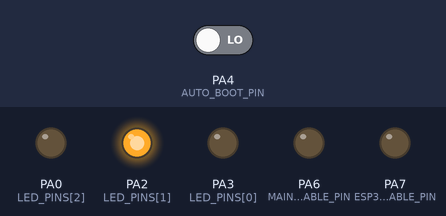
A program run on a simulated STM32 Blue Pill. Shown: output pins drawn as LEDs (lit = HIGH). Inputs (shaded band) come from the test bench; at power-on: PA4 (AUTO_BOOT_PIN) LOW. Pins used as bus, display or sensor lines are not drawn.

Above: at 1.2 s.
1.3 s: PA4 (AUTO_BOOT_PIN) driven HIGH
At 2.46 s:
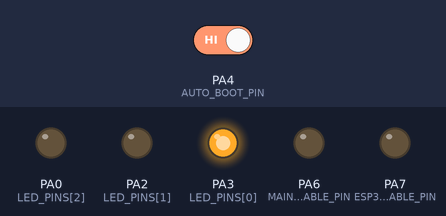
At 9.8 s:
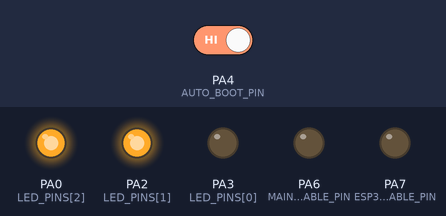
Timing chart, 0 to 13.3 s (numbered marks = the images above; inputs shaded):
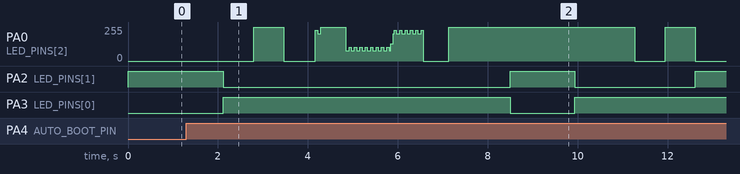

The program:

main.cpp
```cpp
// HW_REVISION
#define HW_REVISION 2

#include "Arduino.h"

#include "pin_mapping.h"
#include "led_gauge.h"

void setup()
{
  pinMode(POWER_ENABLE_PIN, OUTPUT);
  pinMode(ESP32_ENABLE_PIN, OUTPUT);
  pinMode(MAIN_OUT_ENABLE_PIN, OUTPUT);
  pinMode(PUSH_BUTTON_DETECT_PIN, INPUT);

  for (int i = 0; i < 2; i++)
    pinMode(BATT_TYPE_SELECTOR_PINS[i], INPUT_PULLUP);

  initLedGauge();

  // // Power up the board
  // set3V3RegState(true); //Keep 3.3V regulator enabled
  digitalWrite(POWER_ENABLE_PIN, HIGH);
}

void loop()
{
  if (digitalRead(AUTO_BOOT_PIN))
  {

    // Start up LED animation
    for (uint8_t i = 1; i <= 100; i++)
    {
      setLedGaugePercentage(i);
      delay(40);
    }
    for (uint8_t i = 100; i >= 1; i--)
    {
      setLedGaugePercentage(i);
      delay(40);
    }
    clearLeds();
    for (uint8_t i = 1; i <= 100; i++)
    {
      displaySingleLedBatteryLevel(i);
      delay(40);
    }
    for (uint8_t i = 100; i >= 1; i--)
    {
      displaySingleLedBatteryLevel(i);
      delay(40);
    }
    clearLeds();
  }
  else
  {
    setLedGaugePercentage(5);
  }
}
```

led_gauge.h
```cpp
/* LED gauge functions
 * Each LED can be set individually, with 5 PWM levels (0-4).
 *
 * There are multiple helper functions to light up a single LED, use the gauge as a floating point number display, etc.
 * Internally, the LED state is stored as a single unsigned long int. Each LED uses 4 bits.
 */

const uint8_t LED_PWM_MAX_VAL = 4;

volatile uint32_t _ledGaugeState; // LED state. Don't change directly ! Use the helper functions. Update should be atomic because the timer interrupt may trigger at any time.

HardwareTimer *_timer;

volatile uint8_t _currentLedIndex = 0;
volatile uint8_t _currentCycleIndex = 0; //For each LED there are LED_PWM_MAX_VAL cycles

void initLedGauge();
void clearLeds();
void setSingleLed(uint8_t index);
void setSingleLed(uint8_t index, uint8_t value);
void setLed(uint8_t index);
void setLed(uint8_t index, uint8_t value);
void setLedGaugePercentage(int value);
void displayBatteryLevel(int value);
void displaySingleLedBatteryLevel(int value);
void ledTimerInterrupt(void);

/** Initialize LED gauge display */
void initLedGauge()
{
  _ledGaugeState = 0;

  _timer = new HardwareTimer(TIM16);
  _timer->setOverflow(1000, HERTZ_FORMAT); // ~1ms
  _timer->attachInterrupt(ledTimerInterrupt);
  _timer->resume();

  // TimerHandleInit(&_timer, 1, (uint16_t)(HAL_RCC_GetHCLKFreq() / 1000) / 4); // ~1ms
}

void clearLeds()
{
  for (int i = 0; i < LED_PINS_COUNT; i++)
    pinMode(LED_PINS[i], INPUT);

  _ledGaugeState = 0;
}

/** Light up a single LED at full brightness */
void setSingleLed(uint8_t index)
{
  setSingleLed(index, LED_PWM_MAX_VAL);
}

/** Light up a single LED at the specified value */
void setSingleLed(uint8_t index, uint8_t value)
{
  index = constrain(index, 0, LED_COUNT-1);
  value = constrain(value, 0, LED_PWM_MAX_VAL);
  _ledGaugeState = value << (4*index);
}

/** Set a LED at full brightness without clearing the others */
void setLed(uint8_t index)
{
  setLed(index, LED_PWM_MAX_VAL);
}

/** Set a LED at the specified value without clearing the others */
void setLed(uint8_t index, uint8_t value)
{
  index = constrain(index, 0, LED_COUNT-1);
  value = constrain(value, 0, LED_PWM_MAX_VAL);

  uint32_t state = _ledGaugeState;

  state &= ~(0x0F << (4*index));
  state |= value << (4*index);

  _ledGaugeState = state;
}

/** Use the gauge to display a number in the range [0 - 100] */
void setLedGaugePercentage(int value)
{
  value = constrain(value, 0, 100) * LED_COUNT;
  uint32_t state = 0;

  uint8_t i;
  for (i = 0; i < value / 100; i++)
    state |= (LED_PWM_MAX_VAL << (4*i));

  state |= (((value - (value / 100) * 100) * LED_PWM_MAX_VAL / 100) << (4*i));

  //Atomic update
  _ledGaugeState = state;
}

/** Use the gauge to display the battery level :
  * If the level is unknown (-1), blinks all LEDs
  * If the level is below 10% blink the last LED
  */
void displayBatteryLevel(int value)
{
  if (value < 0)
  {
    if (millis() % 1000 < 500)
      setLedGaugePercentage(100);
    else
      clearLeds();
  }
  else if (value < 10)
  {
    if (millis() % 1000 < 600 && millis() % 200 < 100)
      setSingleLed(0);
    else
      clearLeds();
  }
  else
  {
    setLedGaugePercentage(value);
  }
}

/* Display the battery level on a single LED, as a 'ON' indicator. */
void displaySingleLedBatteryLevel(int value)
{
  if (value < 0)
    setSingleLed(0, 1);
  else
    setSingleLed(value * 6 / 100, 1);
}

// Timer interrupt
void ledTimerInterrupt(void)
{
  uint8_t value = (uint8_t)(_ledGaugeState >> (4*_currentLedIndex) ) & 0x0F;

  if (_currentCycleIndex == 0 && value > 0)
  {
    //Turn off all LEDs
    for (int i = 0; i < LED_PINS_COUNT; i++)
      pinMode(LED_PINS[i], INPUT);

    // Light up the current LED
    uint8_t phyIndex = LED_ORDERING[_currentLedIndex]; //Physical ordering

    pinMode(LED_PINS[phyIndex/2], OUTPUT);
    pinMode(LED_PINS[phyIndex/2 + 1], OUTPUT);

    if (phyIndex % 2 == 1)
    {
      digitalWrite(LED_PINS[phyIndex/2], LOW);
      digitalWrite(LED_PINS[phyIndex/2 + 1], HIGH);
    }
    else
    {
      digitalWrite(LED_PINS[phyIndex/2], HIGH);
      digitalWrite(LED_PINS[phyIndex/2 + 1], LOW);
    }
  }

  if (_currentCycleIndex >= value)
  {
    //Turn off all LEDs
    for (int i = 0; i < LED_PINS_COUNT; i++)
      pinMode(LED_PINS[i], INPUT);
  }

  _currentCycleIndex++;

  if (_currentCycleIndex >= LED_PWM_MAX_VAL)
  {
    _currentCycleIndex = 0;
    _currentLedIndex++;

    if (_currentLedIndex >= LED_COUNT)
      _currentLedIndex = 0;
  }
}
```

pin_mapping.h
```cpp
#ifndef BOARD_H
#define BOARD_H

#include <Arduino.h>

// Hardware definitions
// HW_REVISION is defined from the board variant (Hardware version menu in Arduino IDE)
const uint8_t LED_PINS_COUNT = 4;
const uint8_t LED_COUNT = 6;

#if HW_REVISION == 1
// const uint8_t LED_PINS[LED_PINS_COUNT] = {4, 3, 2, 1};
// const uint8_t POWER_ENABLE_PIN = 12;                //Self power enable. Keep HIGH to stay powered
// const uint8_t MAIN_OUT_ENABLE_PIN = 6;              //Load switch enable line
// const uint8_t ESP32_ENABLE_PIN = 7;                 //ESP32 enable line
// const uint8_t PUSH_BUTTON_DETECT_PIN = 0;           //Main On/off push button
// const uint8_t BATT_TYPE_SELECTOR_PINS[] = {10, 11}; //3-way selector
// const uint8_t LOAD_CURRENT_SENSE_PIN = 5;           //Load switch current measurement
// const uint8_t BATT_VOLTAGE_SENSE_PIN = 14;          //Battery voltage measurement
// const uint8_t ESP32_TX_PIN = 8;

// const uint8_t LED_ORDERING[LED_COUNT] = {1, 0, 3, 5, 4, 2};

const uint8_t LED_PINS[LED_PINS_COUNT] = {PA4, PA3, PA2, PA1};
const uint8_t POWER_ENABLE_PIN = PF0;                //Self power enable. Keep HIGH to stay powered
const uint8_t MAIN_OUT_ENABLE_PIN = PA6;              //Load switch enable line
const uint8_t ESP32_ENABLE_PIN = PA7;                 //ESP32 enable line
const uint8_t PUSH_BUTTON_DETECT_PIN = PA0;           //Main On/off push button
const uint8_t BATT_TYPE_SELECTOR_PINS[] = {PA13, PA14}; //3-way selector
const uint8_t LOAD_CURRENT_SENSE_PIN = PA5;           //Load switch current measurement
const uint8_t BATT_VOLTAGE_SENSE_PIN = PB1;          //Battery voltage measurement
const uint8_t ESP32_TX_PIN = PA10;                     //

const uint8_t LED_ORDERING[LED_COUNT] = {1, 0, 3, 5, 4, 2};

#elif HW_REVISION == 2

const uint8_t LED_PINS[LED_PINS_COUNT] = {3,2,0,1};
const uint8_t POWER_ENABLE_PIN = 12; //Self power enable. Keep HIGH to stay powered
const uint8_t MAIN_OUT_ENABLE_PIN = 6; //Load switch enable line
const uint8_t ESP32_ENABLE_PIN = 7; //ESP32 enable line
const uint8_t PUSH_BUTTON_DETECT_PIN = 13; //Main On/off push button
const uint8_t BATT_TYPE_SELECTOR_PINS[] = {10,11}; //3-way selector
const uint8_t LOAD_CURRENT_SENSE_PIN = 5; //Load switch current measurement
const uint8_t BATT_VOLTAGE_SENSE_PIN = 14; //Battery voltage measurement
const uint8_t ESP32_TX_PIN = 8;
const uint8_t AUTO_BOOT_PIN = 4; //Vin externe measurement

const uint8_t LED_ORDERING[LED_COUNT] = {1,0,3,5,4,2};

// const uint8_t LED_PINS[LED_PINS_COUNT] = {PA3, PA2, PA0, PA1};
// const uint8_t POWER_ENABLE_PIN = PF0;                   //Self power enable. Keep HIGH to stay powered
// const uint8_t MAIN_OUT_ENABLE_PIN = PA6;                //Load switch enable line
// const uint8_t ESP32_ENABLE_PIN = PA7;                   //ESP32 enable line
// const uint8_t PUSH_BUTTON_DETECT_PIN = PF1;             //Main On/off push button
// const uint8_t BATT_TYPE_SELECTOR_PINS[] = {PA13, PA14}; //3-way selector
// const uint8_t LOAD_CURRENT_SENSE_PIN = PA5;             //Load switch current measurement
// const uint8_t BATT_VOLTAGE_SENSE_PIN = PB1;             //Battery voltage measurement
// const uint8_t ESP32_TX_PIN = PA10;                      //
// const uint8_t TEMP_MEAS_PIN = PA4;                      //Thermistor measurement

// const uint8_t LED_ORDERING[LED_COUNT] = {1, 0, 3, 5, 4, 2};

#elif HW_REVISION == 3
// const uint8_t LED_PINS[LED_PINS_COUNT] = {3,2,0,1};
// const uint8_t POWER_ENABLE_PIN = 12; //Self power enable. Keep HIGH to stay powered
// const uint8_t MAIN_OUT_ENABLE_PIN = 6; //Load switch enable line
// const uint8_t ESP32_ENABLE_PIN = 7; //ESP32 enable line
// const uint8_t PUSH_BUTTON_DETECT_PIN = 13; //Main On/off push button
// const uint8_t BATT_TYPE_SELECTOR_PINS[] = {10,11}; //3-way selector
// const uint8_t LOAD_CURRENT_SENSE_PIN = 5; //Load switch current measurement
// const uint8_t BATT_VOLTAGE_SENSE_PIN = 14; //Battery voltage measurement
// const uint8_t ESP32_TX_PIN = 8;
// const uint8_t TEMP_MEAS_PIN = 4; //Thermistor measurement

// const uint8_t LED_ORDERING[LED_COUNT] = {1,0,3,5,4,2};

const uint8_t LED_PINS[LED_PINS_COUNT] = {PA3, PA2, PA0, PA1};
const uint8_t POWER_ENABLE_PIN = PF0;                   //Self power enable. Keep HIGH to stay powered
const uint8_t MAIN_OUT_ENABLE_PIN = PA6;                //Load switch enable line
const uint8_t ESP32_ENABLE_PIN = PA7;                   //ESP32 enable line
const uint8_t PUSH_BUTTON_DETECT_PIN = PF1;             //Main On/off push button
const uint8_t BATT_TYPE_SELECTOR_PINS[] = {PA13, PA14}; //3-way selector
const uint8_t LOAD_CURRENT_SENSE_PIN = PA5;             //Load switch current measurement
const uint8_t BATT_VOLTAGE_SENSE_PIN = PB1;             //Battery voltage measurement
const uint8_t ESP32_TX_PIN = PA10;                      //
const uint8_t TEMP_MEAS_PIN = PA4;                      //Thermistor measurement

const uint8_t LED_ORDERING[LED_COUNT] = {1, 0, 3, 5, 4, 2};

#else
#error "HW_REVISION undefined or invalid. Should be 1 or 2 or 3"
#endif

#endif
```

Measured:
- after the input at 1.3 s, PA2 (LED_PINS[1]): HIGH → LOW after 0.82 s, → HIGH 6.4 s later, → LOW 1.4 s later, → HIGH 2.7 s later; PA3 (LED_PINS[0]): LOW → HIGH after 0.82 s, → LOW 6.4 s later, → HIGH 1.4 s later
